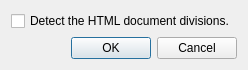
<?xml version="1.0" encoding="UTF-8"?>
<ui version="4.0">
 <class>Config</class>
 <widget class="QWidget" name="Config">
  <property name="geometry">
   <rect>
    <x>0</x>
    <y>0</y>
    <width>248</width>
    <height>70</height>
   </rect>
  </property>
  <property name="windowTitle">
   <string>Configure HTML Filter</string>
  </property>
  <property name="toolTip">
   <string/>
  </property>
  <property name="whatsThis">
   <string/>
  </property>
  <property name="sizeGripEnabled" stdset="0">
   <bool>true</bool>
  </property>
  <layout class="QVBoxLayout" name="verticalLayout_2">
   <item>
    <widget class="QCheckBox" name="DetectDivisions">
     <property name="toolTip">
      <string>Detect the HTML document divisions to determine the textual content depth.</string>
     </property>
     <property name="whatsThis">
      <string>When a textual content is extracted from a HTML file, it is associate to a depth. This depth can be:
1. The normal depth of the HTML tree.
2. A logicial depth that tries to detect real document division.
</string>
     </property>
     <property name="text">
      <string>Detect the HTML document divisions.</string>
     </property>
    </widget>
   </item>
   <item>
    <widget class="QDialogButtonBox" name="buttonBox">
     <property name="standardButtons">
      <set>QDialogButtonBox::Cancel|QDialogButtonBox::Ok</set>
     </property>
    </widget>
   </item>
  </layout>
 </widget>
 <layoutdefault spacing="6" margin="11"/>
 <pixmapfunction>qPixmapFromMimeSource</pixmapfunction>
 <includes>
  <include location="local">knuminput.h</include>
  <include location="local">knuminput.h</include>
  <include location="local">knuminput.h</include>
  <include location="local">knuminput.h</include>
  <include location="local">knuminput.h</include>
  <include location="local">knuminput.h</include>
  <include location="local">knuminput.h</include>
  <include location="local">knuminput.h</include>
  <include location="local">knuminput.h</include>
  <include location="local">knuminput.h</include>
  <include location="local">knuminput.h</include>
  <include location="local">knuminput.h</include>
  <include location="local">knuminput.h</include>
  <include location="local">knuminput.h</include>
  <include location="local">knuminput.h</include>
  <include location="local">knuminput.h</include>
  <include location="local">knuminput.h</include>
  <include location="local">knuminput.h</include>
  <include location="local">knuminput.h</include>
  <include location="local">knuminput.h</include>
 </includes>
 <resources/>
 <connections/>
 <slots>
  <slot>toggleStruct(bool)</slot>
  <slot>toggleFullIndex(bool)</slot>
 </slots>
</ui>
